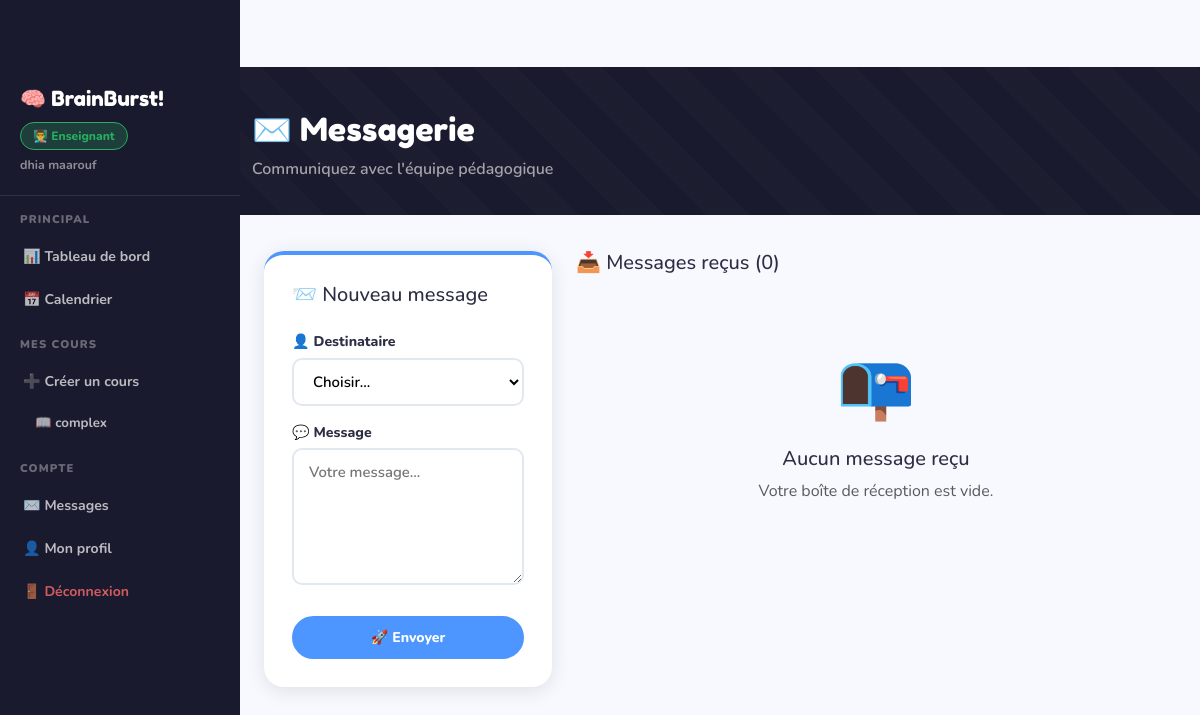
Screenshot of /messages (signed in) with the database file from the repository.
### app.py (models this page shows)
class User(UserMixin, db.Model):
    id            = db.Column(db.Integer, primary_key=True)
    nom           = db.Column(db.String(100), nullable=False)
    prenom        = db.Column(db.String(100), nullable=False)
    email         = db.Column(db.String(150), unique=True, nullable=False)
    password      = db.Column(db.String(200), nullable=False)
    role          = db.Column(db.String(20),  default='eleve')  # admin | enseignant | eleve
    actif         = db.Column(db.Boolean,     default=True)
    bio           = db.Column(db.Text,        default='')
    date_creation = db.Column(db.DateTime,    default=datetime.utcnow)
    groupe_id     = db.Column(db.Integer, db.ForeignKey('groupe.id'), nullable=True)
    cours_crees  = db.relationship('Cours',       backref='enseignant', lazy=True)
    inscriptions = db.relationship('Inscription', backref='eleve',      lazy=True)
    travaux_rendus = db.relationship('TravauxRendu', backref='eleve',   lazy=True)
    msg_envoyes  = db.relationship('Message', foreign_keys='Message.expediteur_id',   backref='expediteur',   lazy=True)
    msg_recus    = db.relationship('Message', foreign_keys='Message.destinataire_id', backref='destinataire', lazy=True)

class Cours(db.Model):
    id            = db.Column(db.Integer, primary_key=True)
    titre         = db.Column(db.String(200), nullable=False)
    description   = db.Column(db.Text,        nullable=False)
    niveau        = db.Column(db.String(50),   nullable=False)
    publie        = db.Column(db.Boolean,      default=False)
    date_creation = db.Column(db.DateTime,     default=datetime.utcnow)
    enseignant_id = db.Column(db.Integer,      db.ForeignKey('user.id'),    nullable=False)
    matiere_id    = db.Column(db.Integer,      db.ForeignKey('matiere.id'), nullable=True)
    ressources   = db.relationship('Ressource',   backref='cours', lazy=True, cascade='all, delete-orphan')
    inscriptions = db.relationship('Inscription', backref='cours', lazy=True, cascade='all, delete-orphan')
    travaux      = db.relationship('Travail',     backref='cours', lazy=True, cascade='all, delete-orphan')
    seances      = db.relationship('Seance',      backref='cours', lazy=True, cascade='all, delete-orphan')

### app.py (the view)
@app.route('/messages')
@login_required
def messages():
    recus = Message.query.filter_by(destinataire_id=current_user.id).order_by(Message.date_envoi.desc()).all()
    for m in recus: m.lu = True
    db.session.commit()
    if current_user.role == 'eleve':
        users = User.query.filter(User.role.in_(['enseignant','admin']), User.actif==True).all()
    elif current_user.role == 'enseignant':
        users = User.query.filter(User.role.in_(['eleve','admin']), User.actif==True).all()
    else:
        users = User.query.filter(User.id != current_user.id, User.actif==True).all()
    return render_template('messages.html', messages=recus, users=users)

### app.py (called while the page is built)
@login_manager.user_loader
def load_user(uid): return User.query.get(int(uid))

@app.context_processor
def inject_globals():
    return {'now': datetime.utcnow, 'current_year': datetime.utcnow().year}

### templates/messages.html (shortened to what this page needs)
{% extends "base.html" %}
{% block content %}
<div class="page-header">
  <div class="container">
    <h2>✉️ Messagerie</h2>
    <p style="color:rgba(255,255,255,.6);font-weight:600;margin:4px 0 0">Communiquez avec l'équipe pédagogique</p>
  </div>
</div>
<div class="container-fluid px-4 pb-5">
  <div class="row g-4">
    <div class="col-lg-4">
      <div class="compose-box">
        <h5 class="fw-800 mb-4">📨 Nouveau message</h5>
        <form method="POST" action="{{ url_for('message_envoyer') }}">
          <div class="mb-3">
            <label class="lbl">👤 Destinataire</label>
            <select name="destinataire_id" class="form-select-fun" required>
              <option value="">Choisir...</option>
            </select>
          </div>
          <div class="mb-4">
            <label class="lbl">💬 Message</label>
            <textarea name="contenu" class="form-control-fun" rows="5" placeholder="Votre message..." required></textarea>
          </div>
          <button type="submit" class="btn btn-fun btn-sky w-100 fw-800">🚀 Envoyer</button>
        </form>
      </div>
    </div>
    <div class="col-lg-8">
      <h5 class="fw-800 mb-3">📥 Messages reçus ({{ messages|length }})</h5>
      {% for msg in messages %}
      <div class="msg-card">
        <div class="d-flex gap-3">
          <div style="width:44px;height:44px;border-radius:14px;background:linear-gradient(135deg,var(--sky),var(--violet));display:flex;align-items:center;justify-content:center;font-family:'Fredoka One',cursive;color:white;font-size:1.1rem;flex-shrink:0">{{ msg.expediteur.prenom[0] }}</div>
          <div class="flex-fill">
            <div class="d-flex justify-content-between">
              <div class="fw-800">{{ msg.expediteur.prenom }} {{ msg.expediteur.nom }}
                <span class="role-badge role-{{ msg.expediteur.role }} ms-1" style="font-size:.7rem">{{ msg.expediteur.role }}</span>
              </div>
              <div class="text-muted small fw-600">{{ msg.date_envoi.strftime('%d/%m/%Y %H:%M') }}</div>
            </div>
            <p class="small fw-600 mt-2 mb-0" style="line-height:1.7;color:#374151">{{ msg.contenu }}</p>
          </div>
        </div>
      </div>
      {% else %}
      <div class="text-center py-5">
        <div style="font-size:4rem;margin-bottom:12px">📭</div>
        <h5 class="fw-800">Aucun message reçu</h5>
        <p class="text-muted fw-600">Votre boîte de réception est vide.</p>
      </div>
      {% endfor %}
    </div>
  </div>
</div>
{% endblock %}

### templates/base.html (shortened to what this page needs)
<!DOCTYPE html>
<html lang="fr">
<head>
<link href="https://cdnjs.cloudflare.com/ajax/libs/bootstrap/5.3.0/css/bootstrap.min.css" rel="stylesheet">
<link href="https://cdnjs.cloudflare.com/ajax/libs/font-awesome/6.4.0/css/all.min.css" rel="stylesheet">
</head>
<body>
{% if current_user.is_authenticated %}
<div class="side-nav">
  <div style="padding:16px 20px 20px;border-bottom:1px solid rgba(255,255,255,.1)">
    <div style="font-family:'Fredoka One',cursive;color:white;font-size:1.3rem">🧠 BrainBurst!</div>
    <div class="mt-2">
      <span class="role-badge role-{{ current_user.role }}">
        {{ '⚙️ Admin' if current_user.role=='admin' else '👨‍🏫 Enseignant' if current_user.role=='enseignant' else '🎓 Élève' }}
      </span>
    </div>
    <div style="color:rgba(255,255,255,.5);font-size:.78rem;font-weight:700;margin-top:6px">
      {{ current_user.prenom }} {{ current_user.nom }}
    </div>
  </div>
  {% if current_user.role == 'admin' %}
  <div class="nav-section">Principal</div>
  <a href="{{ url_for('admin_dashboard') }}" class="{{ 'active' if request.endpoint=='admin_dashboard' }}">📊 Tableau de bord</a>
  <a href="{{ url_for('admin_calendrier') }}" class="{{ 'active' if request.endpoint=='admin_calendrier' }}">📅 Calendrier</a>
  <div class="nav-section">Gestion</div>
  <a href="{{ url_for('admin_users') }}" class="{{ 'active' if request.endpoint in ['admin_users','admin_user_creer','admin_user_editer'] }}">👥 Utilisateurs</a>
  <a href="{{ url_for('admin_matieres') }}" class="{{ 'active' if request.endpoint in ['admin_matieres','admin_matiere_creer','admin_matiere_editer'] }}">📚 Matières</a>
  <a href="{{ url_for('admin_annonces') }}" class="{{ 'active' if request.endpoint=='admin_annonces' }}">📢 Annonces</a>
  <div class="nav-section">Commun</div>
  <a href="{{ url_for('liste_cours') }}">🔍 Voir les cours</a>
  {% elif current_user.role == 'enseignant' %}
  <div class="nav-section">Principal</div>
  <a href="{{ url_for('teacher_dashboard') }}" class="{{ 'active' if request.endpoint=='teacher_dashboard' }}">📊 Tableau de bord</a>
  <a href="{{ url_for('teacher_calendrier') }}" class="{{ 'active' if request.endpoint=='teacher_calendrier' }}">📅 Calendrier</a>
  <div class="nav-section">Mes cours</div>
  <a href="{{ url_for('teacher_cours_creer') }}" class="{{ 'active' if request.endpoint=='teacher_cours_creer' }}">➕ Créer un cours</a>
  {% for c in current_user.cours_crees %}
  <a href="{{ url_for('teacher_cours_contenu', cid=c.id) }}" style="padding-left:32px;font-size:.83rem">
    📖 {{ c.titre[:22] }}
  </a>
  {% endfor %}
  {% endif %}
  <div class="nav-section">Compte</div>
  <a href="{{ url_for('messages') }}">✉️ Messages</a>
  <a href="{{ url_for('profil') }}">👤 Mon profil</a>
  <a href="{{ url_for('logout') }}" style="color:rgba(255,107,107,.8)!important">🚪 Déconnexion</a>
</div>
<div class="main-content">
{% endif %}
{% block content %}{% endblock %}
</div>
</body>
</html>

### templates/base.html (style rules this page uses)
:root { --sun:#FFD93D; --coral:#FF6B6B; --mint:#6BCB77; --sky:#4D96FF; --violet:#C77DFF; --peach:#FFB347; --dark:#1A1A2E; --ink:#2D2D44; --paper:#FFFDF7; --light:#F7F9FF; --admin:#e74c3c; --teacher:#2ecc71; --student:#3498db; --shadow:0 4px 20px rgba(0,0,0,.1); --radius:16px; --radius-sm:10px; }
* { box-sizing:border-box }
body { font-family:'Nunito',sans-serif;background:var(--light);color:var(--ink);overflow-x:hidden;padding-top:67px }
.role-badge { display:inline-flex;align-items:center;gap:5px;padding:4px 12px;border-radius:20px; font-size:.75rem;font-weight:800 }
.role-enseignant { background:rgba(46,204,113,.2);color:#27ae60;border:1px solid #27ae60 }
.page-header { background:var(--dark);padding:44px 0 34px;margin-bottom:36px;position:relative;overflow:hidden }
.page-header::before { content:'';position:absolute;inset:0; background:repeating-linear-gradient(45deg,transparent,transparent 30px,rgba(255,255,255,.015) 30px,rgba(255,255,255,.015) 60px) }
.page-header h2 { font-family:'Fredoka One',cursive;font-size:2rem;color:white;position:relative }
.btn-fun { font-weight:800;border-radius:25px;padding:9px 22px;border:2.5px solid transparent; transition:all .2s;font-size:.88rem }
.btn-sky { background:var(--sky);color:white;border-color:var(--sky) }
.form-control-fun,.form-select-fun { border:2.5px solid #e2e8f0;border-radius:var(--radius-sm); padding:11px 15px;font-family:'Nunito',sans-serif;font-weight:600;font-size:.93rem; transition:border-color .2s,box-shadow .2s;width:100%;background:white }
.lbl { font-weight:800;font-size:.88rem;display:block;margin-bottom:5px }
.side-nav { background:var(--dark); width:240px; position:fixed; top:0;left:0;bottom:0; z-index:999; overflow-y:auto; padding-top:67px; }
.side-nav a { display:flex;align-items:center;gap:10px; padding:11px 20px; color:rgba(255,255,255,.7); font-weight:700;font-size:.88rem; text-decoration:none; transition:all .2s; border-left:3px solid transparent; }
.side-nav .nav-section { padding:16px 20px 6px; font-size:.7rem;font-weight:900; text-transform:uppercase;letter-spacing:.1em; color:rgba(255,255,255,.35) }
.main-content { margin-left:240px; min-height:100vh; width:calc(100% - 240px); float:left; }
body { overflow-x:hidden }

### templates/messages.html (style rules this page uses)
.compose-box { background:white;border-radius:20px;padding:28px;box-shadow:var(--shadow);border-top:4px solid var(--sky) }

### rows the page displays
User: role "👨‍🏫 Enseignant", prenom "dhia", nom "maarouf"
Cours: titre "complex"

### other values shown
{{ messages|length }} "0"
